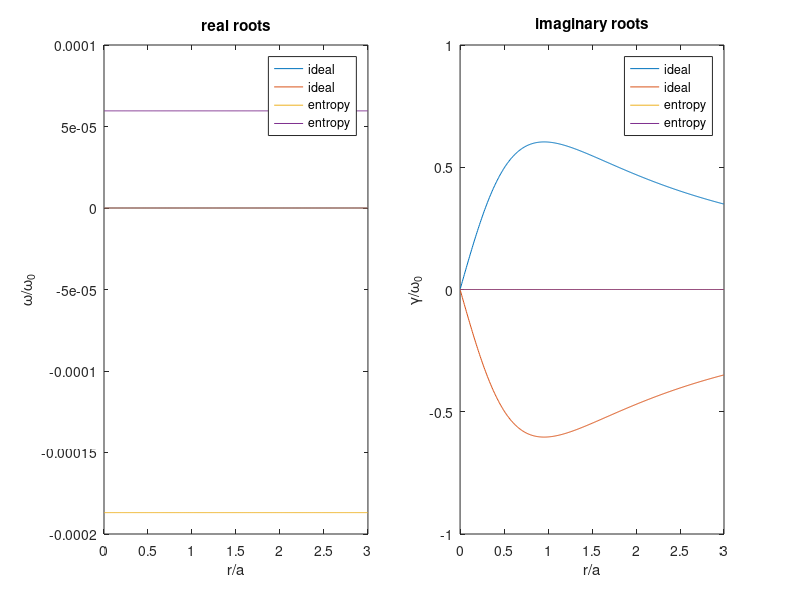
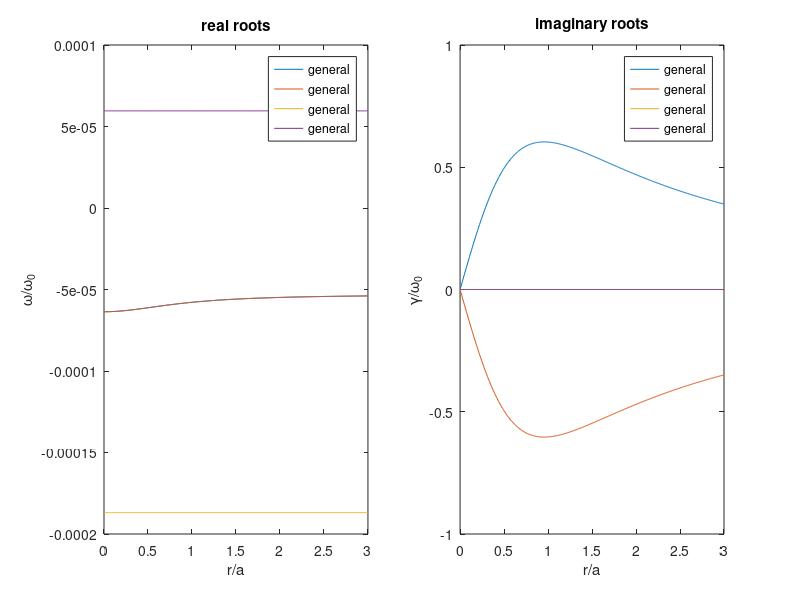
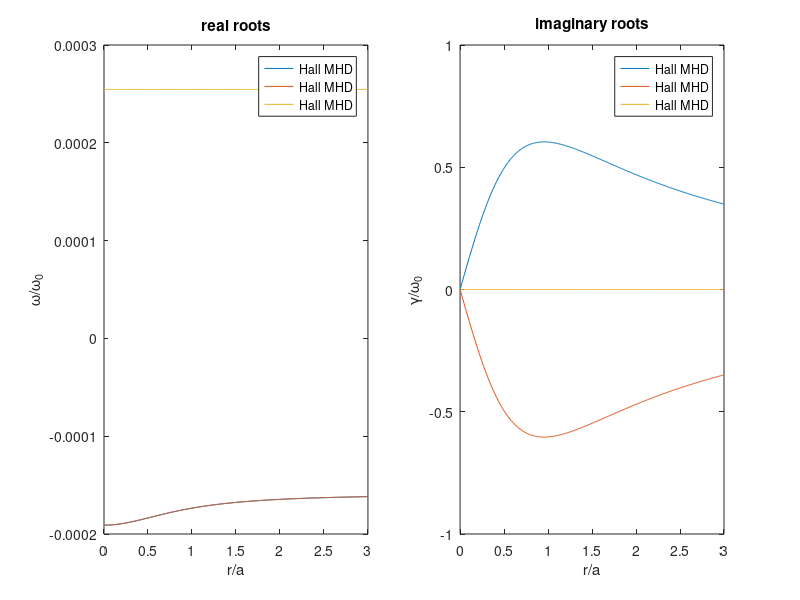
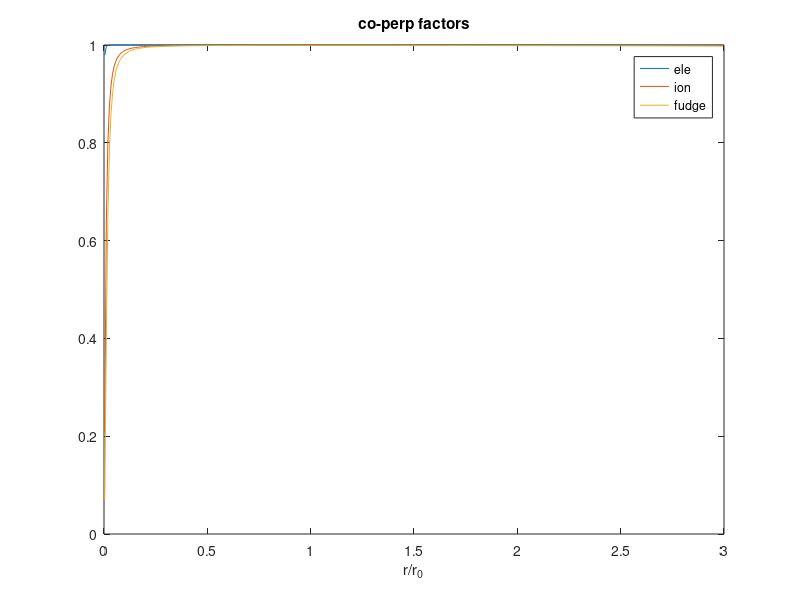

The MATLAB script that drew these images, in order:
%%%%%%%%%%%%%%%%%%%%
%%%
%%%    d(P+B^2/2)/dr + B^2/r  = 0
%%%    or 
%%%    d(rP)/r - P/r + d(rB)/dr/r*B = 0;
%%%
%%%    d(r*(P+B^2/2))/dr - (P-B^2/2) = 0
%%%
%%%    calculate stability region from Kadomtsev 1960 Eqs 29 and 31
%%%    for Bennett equilibrium profiles of zpinch
%%%
%%%    P = a^4/(a^2+r^2)^2
%%%    B = sqrt(2)*a*r/(a^2+r^2)
%%%
%%%    gamma = 5/3, beta = 2*P/B^2
%%%
%%%    ideal sausage: w^2 ~ dlnP/dlnr + 4*gamma/(2+gamma*beta)
%%%
%%%    drift-ideal entropy (if sausage satisifed)
%%%    dlnT/dlnr + 1 + (7/10 + beta/4)*dlnP/dlnr > 0:
%%%    Note that 7/10 = (2*gamma-1)/(2*gamma), gamma = 5/3
%%%
%%%
%%%    r is normalized by some r0, 
%%%    U is normalized by sqrt(P0/(MiN0)) = sqrt(2*T0/Mi) = Cs0
%%%    omega is normalized by omega0=Cs0/r0
%%%
%%%%%%%%%%%%%%%%%%%%
clear all;


%%%   specify input parameters
%
gamma = 5/3; %2.1; %5/3; %2.1;  % adiabatic coefficient
ka = 30;      % normalized wavenumber
Li = 1.5e-6;  % omega0/Omegai0 = ion inertial length / r0
nuT = 0; %200;    % normalized thermalization rate


%%%   set radial grid
%
nr = 400;
R  = 3;
a  = 1;
dr = R/nr;


%%%   calculate Bennett profiles, qP, and plasma beta
%
rcc = dr/2:dr:R-dr/2;
x = rcc/a;
P = 1./(1+x.^2).^2;
B = sqrt(2)*x./(1+x.^2);
P(end) = P(end-1);
B(end) = B(end-1)*rcc(end-1)/rcc(end);
qP = -4*x.^2./(1+x.^2); % dlnP/dlnr
qT = 0*x;               % dlnT/dlnr
beta = 1./x.^2;         % plasma beta, 2*P/B^2;


%%%%%%%%%%%%%%%%%%%%%%%%%%%%%%%%%%%%%%%%%%%%%%%%%%%%%%%%%%%%%%%%%%%%%%%%%%%
%%%
%%%
%%%          compute modes in limit where k*rhos = kR*Li << 1
%%%          Kadomtsev 1960 Eqs 29 and 30
%%%
%%%
%%%%%%%%%%%%%%%%%%%%%%%%%%%%%%%%%%%%%%%%%%%%%%%%%%%%%%%%%%%%%%%%%%%%%%%%%%%

%%%   compute growth rate from ideal MHD (neglect magnetosonic waves)
%
omega2 = 2.0./rcc.^2.*(qP + 4*gamma./(2 + gamma*beta));
omega = sqrt(omega2);


%%%   compute growth rate from entropy mode (Kadomtsev)
%
nuTstar = 2*nuT*rcc.*B/(ka*Li);
a0 = (2*rcc.*B/(ka*Li)).^2;
b0 = -2*rcc.*B/(ka*Li).*(2*qP - 1i*nuTstar);
RHS = gamma^2*(4 + beta.*qP).^2./(4*gamma + qP.*(2 + gamma*beta)).* ...
      (1 + ((2*gamma-1)./(2*gamma)+beta/4).*qP - qT);
c0 = qP.*(qP -1i*nuTstar) - RHS;

omega_entropy = zeros(length(rcc),2);
for i=1:length(rcc)
    thisp = [a0(i) b0(i) c0(i)];
    omega_entropy(i,:) = roots(thisp);
end
real_entropy = qP./rcc./B/2*ka*Li;
gamma_entropy = sqrt(-RHS)./rcc./B/2*ka*Li;
%omega2_entropy = 1+((2*gamma-1)/(2*gamma)+beta/4).*qP;
%figure(4); hold on; plot(x,omega2_entropy); box on;


%%%   plot equilibrium profiles
%
close(figure(11));
f11=figure(11); set(f11,'position',[1400 900 560 420]);
plot(rcc,P,rcc,B,rcc,beta); axis([0 3 0 1]);
xlabel('r/r_0'); title('normalized equilibrium profiles');
legend('pressure','magnetic field','plasma \beta=2P/B^2');
axis('square'); grid on;


%%%   plot growth rate for ideal modes
%
f2=figure(2); set(f2,'position',[1400 400 1100 420]);
subplot(1,2,1);
hold on; plot(rcc,real(omega),'displayName','ideal'); box on; 
hold on; plot(rcc,real(-omega),'displayName','ideal'); box on; 
title('real roots'); xlabel('r/a'); ylabel('\omega/\omega_0');
%lg21 = legend('show'); set(lg21,'location','best');
%
subplot(1,2,2);
hold on; plot(rcc,imag(omega),'displayName','ideal'); box on; 
hold on; plot(rcc,imag(-omega),'displayName','ideal'); box on; 
title('imaginary roots'); xlabel('r/a'); ylabel('\gamma/\omega_0');
%lg22 = legend('show'); set(lg22,'location','best');


%%%   plot growth rate for entropy modes
%
%f3=figure(3); set(f3,'position',[1400 100 1100 420]);
%
subplot(1,2,1);
%hold on; plot(rcc,real_entropy,'displayName','entropy'); box on; 
hold on; plot(rcc,real(omega_entropy(:,1)),'displayName','entropy'); box on; 
hold on; plot(rcc,real(omega_entropy(:,2)),'displayName','entropy'); box on; 
title('real roots'); xlabel('r/a'); ylabel('\omega/\omega_0');
lg21 = legend('show'); set(lg21,'location','best');
%
subplot(1,2,2);
%hold on; plot(rcc,gamma_entropy,'displayName','entropy'); box on; 
hold on; plot(rcc,imag(omega_entropy(:,1)),'displayName','entropy'); box on; 
hold on; plot(rcc,imag(omega_entropy(:,2)),'displayName','entropy'); box on; 
title('imaginary roots'); xlabel('r/a'); ylabel('\gamma/\omega_0');
lg22 = legend('show'); set(lg22,'location','best');



%%%%%%%%%%%%%%%%%%%%%%%%%%%%%%%%%%%%%%%%%%%%%%%%%%%%%%%%%%%%%%%%%%%%%%%%%%%
%%%
%%%
%%%          compute modes from full dispersion (sans thermalization)
%%%          Kadomtsev 1960 Eqs 26-28
%%%
%%%
%%%%%%%%%%%%%%%%%%%%%%%%%%%%%%%%%%%%%%%%%%%%%%%%%%%%%%%%%%%%%%%%%%%%%%%%%%%

krhoi = ka*Li./B/sqrt(2);
krhos = krhoi*sqrt(2);

c4 = (gamma-1)/gamma-(1+beta/2);
c3 = 2*qP.*(1+beta/2-(gamma-1)/gamma) - 4;
c2 = (gamma-1)/gamma*qP.*(qP-gamma*(2+beta/2.*qP)-4./krhoi.^2) ... 
   + 4./krhoi.^2.*(2+(1+beta/2).*qP) + 8*qP ...
   - (1+beta/2).*(qP.^2-gamma*(2+beta/2.*qP).*(2+((gamma-1)/gamma+beta/2).*qP));
c1 = (gamma-1)/gamma*8*qP.^2./(krhoi).^2 - 8*qP.*(2+(1+beta/2).*qP)./krhoi.^2 ...
   - 4*qP.^2 + 4*gamma*(2+beta/2.*qP).*(2+((gamma-1)/gamma+beta/2).*qP);
c0 = -4*qP.^2./krhoi.^2.*(gamma-1)/gamma.*(qP-gamma*(2+beta/2.*qP)) ...
   + 4./krhoi.^2.*(2+(1+beta/2).*qP).*(qP.^2-gamma*(2+beta/2.*qP).*(2+((gamma-1)/gamma+beta/2).*qP));

% c4 = c4.*(2*rcc.*B/(kR*Li)).^4;
% c3 = c3.*(2*rcc.*B/(kR*Li)).^3;
% c2 = c2.*(2*rcc.*B/(kR*Li)).^2;
% c1 = c1.*(2*rcc.*B/(kR*Li)).^1;


omega_total = zeros(length(rcc),4);
for i=1:length(rcc)
    thisp = [c4(i) c3(i) c2(i) c1(i) c0(i)];
    omega_total(i,:) = roots(thisp);
    omega_total(i,:) = omega_total(i,:)*ka*Li/(2*rcc(i)*B(i));
end



%%%   plot growth from general 4th order solution
%
f3=figure(3); set(f3,'position',[1400 400 1100 420]);
%
subplot(1,2,1);
hold on; plot(rcc,real(omega_total),'displayName','general'); box on; 
title('real roots'); xlabel('r/a'); ylabel('\omega/\omega_0');
lg31 = legend('show'); set(lg21,'location','best');
%
subplot(1,2,2);
hold on; plot(rcc,imag(omega_total),'displayName','general'); box on; 
title('imaginary roots'); xlabel('r/a'); ylabel('\gamma/\omega_0');
lg32 = legend('show'); set(lg22,'location','best');




%%%%%%%%%%%%%%%%%%%%%%%%%%%%%%%%%%%%%%%%%%%%%%%%%%%%%%%%%%%%%%%%%%%%%%%%%%%
%%%
%%%
%%%          compute modes from MHD with full Ohms law, but
%%%          only standard entropy density equation
%%%
%%%
%%%%%%%%%%%%%%%%%%%%%%%%%%%%%%%%%%%%%%%%%%%%%%%%%%%%%%%%%%%%%%%%%%%%%%%%%%%


c3 = (gamma-1)/gamma - (1+beta/2);
c2 = -(gamma-1)/gamma*qP - 4 + qT;
c1 = 4./krhoi.^2.*(2 + (1+beta/2).*qP - (gamma-1)/gamma*qP);
c0 = 4*qP./krhoi.^2.*((gamma-1)/gamma*qP - qT);



omega_FullOhms = zeros(length(rcc),3);
for i=1:length(rcc)
    thisp = [c3(i) c2(i) c1(i) c0(i)];
    omega_FullOhms(i,:) = roots(thisp);
    omega_FullOhms(i,:) = omega_FullOhms(i,:)*ka*Li/(2*rcc(i)*B(i));
end


%%%   plot growth from Full Ohms law
%
f4=figure(4); set(f4,'position',[1400 400 1100 420]);
%
subplot(1,2,1);
hold on; plot(rcc,real(omega_FullOhms),'displayName','Hall MHD'); box on; 
title('real roots'); xlabel('r/a'); ylabel('\omega/\omega_0');
lg31 = legend('show'); set(lg21,'location','best');
%
subplot(1,2,2);
hold on; plot(rcc,imag(omega_FullOhms),'displayName','Hall MHD'); box on; 
title('imaginary roots'); xlabel('r/a'); ylabel('\gamma/\omega_0');
lg32 = legend('show'); set(lg22,'location','best');
 


%%%%%%%%%%%%%%%%%%%%%
%%%
%%%   plot Spitzer factors for diamagnetic heat flux
%%%
%%%



%%%   characteristic values
%
aMn = 2.0;      % fuze deuterium
r0 = 0.091e-2;   % fuze a=0.09 cm,
N0 = 4.25e24;    % fuze n0 = 4e18/cc
T0 = 1270;      % fuze [eV]


%%%   physical constants and mass calculation
%
qe  = 1.602176487e-19; % electron charge [C]
amu = 1.6605402e-27;   % atomic mass unit [kg]
me  = 9.1094e-31;      % electron mass [kg]
Mi  = aMn*amu;         % ion mass [kg]
mu0 = 4*pi*1e-7;       % permeability of free space [H/m]
%
P0 = 2.0*N0*T0*qe;            % pressure [J/m^3]
B0 = sqrt(mu0*P0);            % magnetic field [T]


%%%   calculate collision time (Braginskii pg 215 (1965))
%
Clog = 24-log(sqrt(N0*1e-6)/T0);
Clogii = 23-log(sqrt(2*N0*1e-6)/T0^1.5);
tau_e = 3.5e4*T0^1.5/(Clog/10)/(N0*1e-6); % electron collison time [s]
tau_i = 3.0e6*T0^1.5/(Clogii/10)/(N0*1e-6)*sqrt(aMn/2); % ion collison time [s]


wci = qe*B0/Mi; % ion cyclotron frequency [Hz]
wce = qe*B0/me; % electron cyclotron frequency [Hz]


%%%   calculate wctau factors for co-perp heat fluxes
%
Xele = wce*tau_e*B;
Xion = wci*tau_i*B;

Dele = Xele.^4 + 14.79*Xele.^2 + 3.7703;
Dion = Xion.^4 +  2.70*Xion.^2 + 0.6770;

coPerpFactor_ele = Xele.^2.*(5/2*Xele.^2 + 21.67)./Dele;
coPerpFactor_ion = Xion.^2.*(5/2*Xion.^2 +  4.65)./Dion;
coPerpFactor_fudge = (100*B).^2./((100*B).^2+3.7703); % simulation fudge

f11=figure(11); 
plot(rcc,coPerpFactor_ele/(5/2),'displayName','ele');
hold on; plot(rcc,coPerpFactor_ion/(5/2),'displayName','ion');
hold on; plot(rcc,coPerpFactor_fudge,'displayName','fudge');
xlabel('r/r_0'); title('co-perp factors');
lg11=legend('show');
% 






